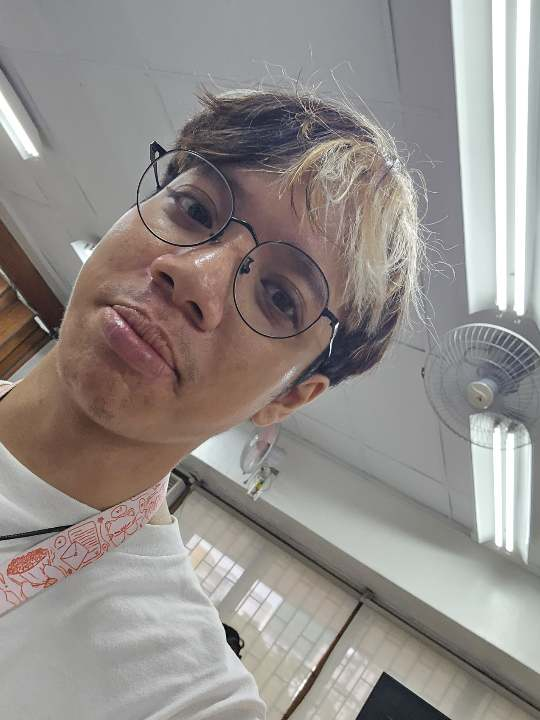
#> input picture CPF3/LAB3/image.png, 540 x 720 px
$ python blur2.py image.png
#> lines starting #> are read from the running program, lines starting #| are printed output that depends on the picture
import sys
import numpy as np
from PIL import Image


def rgb_to_grayscale(rgb_image):
    r, g, b = rgb_image[:, :, 0], rgb_image[:, :, 1], rgb_image[:, :, 2]
    gray = 0.2989 * r + 0.5870 * g + 0.1140 * b
    return gray.astype(np.uint8)


def gaussian_kernel(size, sigma=1):
    size = int(size) // 2
    # Create a 2D Gaussian kernel
    x, y = np.mgrid[-size : size + 1, -size : size + 1]
    # Calculate the normalizing constant
    normal = 1 / (2.0 * np.pi * sigma**2)
    kernel = np.exp(-((x**2 + y**2) / (2.0 * sigma**2))) * normal
    return kernel


def conv2d(image, kernel):
    m, n = kernel.shape
    y, x = image.shape
    y = y - m + 1
    x = x - n + 1
    new_image = np.zeros((y, x))
    # Perform 2D convolution
    for i in range(y):
        for j in range(x):
            new_image[i][j] = np.sum(image[i : i + m, j : j + n] * kernel)
    return new_image


def gaussian_blur(image, kernel_size=5, sigma=1):
    kernel = gaussian_kernel(kernel_size, sigma)
    blurred = conv2d(image, kernel)
    return blurred


def sobel_filters(img):
    # Sobel kernels
    Kx = np.array([[-1, 0, 1], [-2, 0, 2], [-1, 0, 1]], np.float32)
    Ky = np.array([[1, 2, 1], [0, 0, 0], [-1, -2, -1]], np.float32)

    # Convolve kernels with image
    Ix = conv2d(img, Kx)
    Iy = conv2d(img, Ky)

    # Calculate gradient magnitude and direction
    G = np.hypot(Ix, Iy)
    # Normalize gradient values to 0-255
    G = G / G.max() * 255
    theta = np.arctan2(Iy, Ix)
    return G, theta


def non_max_suppression(img, theta):
    # Get image dimensions and angles in degrees
    M, N = img.shape
    output_img = np.zeros((M, N), dtype=np.int32)
    angle = theta * 180.0 / np.pi
    angle[angle < 0] += 180

    # Perform non-maximum suppression
    for i in range(1, M - 1):
        for j in range(1, N - 1):
            try:
                q = 255
                r = 255

                # angle 0
                if (0 <= angle[i, j] < 22.5) or (157.5 <= angle[i, j] <= 180):
                    q = img[i, j + 1]  # Right pixel
                    r = img[i, j - 1]  # Left pixel
                # angle 45
                elif 22.5 <= angle[i, j] < 67.5:
                    q = img[i + 1, j - 1]  # Bottom-left pixel
                    r = img[i - 1, j + 1]  # Top-right pixel
                # angle 90
                elif 67.5 <= angle[i, j] < 112.5:
                    q = img[i + 1, j]  # Bottom pixel
                    r = img[i - 1, j]  # Top pixel
                # angle 135
                elif 112.5 <= angle[i, j] < 157.5:
                    q = img[i - 1, j - 1]  # Bottom-right pixel
                    r = img[i + 1, j + 1]  # Top-left pixel

                # Suppress non-maximum pixels
                if (img[i, j] >= q) and (img[i, j] >= r):
                    output_img[i, j] = img[i, j]
                else:
                    output_img[i, j] = 1

            except IndexError as e:
                pass

    return output_img


def dual_threshold(img, low_threshold_ratio=0.05, high_thhreshold_ratio=0.09):
    high_threshold = img.max() * high_thhreshold_ratio
    low_threshold = high_threshold * low_threshold_ratio

    M, N = img.shape
    result = np.zeros((M, N), dtype=np.int32)

    weak = np.int32(25)
    strong = np.int32(255)

    # Apply double thresholding
    strong_i, strong_j = np.where(img >= high_threshold)
    zeros_i, zeros_j = np.where(img < low_threshold)
    weak_i, weak_j = np.where((img <= high_threshold) & (img >= low_threshold))

    # Set weak and strong edges in the image
    result[strong_i, strong_j] = strong
    result[weak_i, weak_j] = weak

    return result, weak, strong


def final_edge_selection(img, weak, strong):
    M, N = img.shape
    for i in range(1, M - 1):
        for j in range(1, N - 1):
            if img[i, j] == weak:
                try:
                    # Check if any of the 8-connected neighbors is a strong edge
                    if (
                        (img[i + 1, j - 1] == strong)
                        or (img[i + 1, j] == strong)
                        or (img[i + 1, j + 1] == strong)
                        or (img[i, j - 1] == strong)
                        or (img[i, j + 1] == strong)
                        or (img[i - 1, j - 1] == strong)
                        or (img[i - 1, j] == strong)
                        or (img[i - 1, j + 1] == strong)
                    ):
                        img[i, j] = strong
                    else:
                        img[i, j] = 0
                except IndexError as e:
                    pass
    return img


def canny_edge_detection(image):
    # Step 1: Apply Gaussian blur
    blurred = gaussian_blur(image)

    # Step 2: Calculate gradients
    gradients, theta = sobel_filters(blurred)

    # Step 3: Non-maximum suppression
    suppressed = non_max_suppression(gradients, theta)

    # Step 4: Double thresholding
    thresholded, weak, strong = dual_threshold(suppressed)

    # Step 5: Final edge selection
    final_edges = final_edge_selection(thresholded, weak, strong)

    return final_edges


def main():
    if len(sys.argv) != 2:
        print("Usage: python <script_name>.py <input_image>")
        sys.exit(1)

    input_name = sys.argv[1]
    output_name = input_name.rsplit(".", 1)[0] + "_edge.png"

    # Load image
    image_array = np.array(Image.open(input_name))
#> image_array is the input picture: shape (720, 540, 3); mean R, G, B 147.1, 141.4, 138.1

    # Convert image to grayscale
    if len(image_array.shape) == 3:
        gray_image = rgb_to_grayscale(image_array)
    else:
        gray_image = image_array

    # Apply Canny edge detection
    edges_array = canny_edge_detection(gray_image)
#> after the loop in conv2d (call 2), `for i in range(y):`:
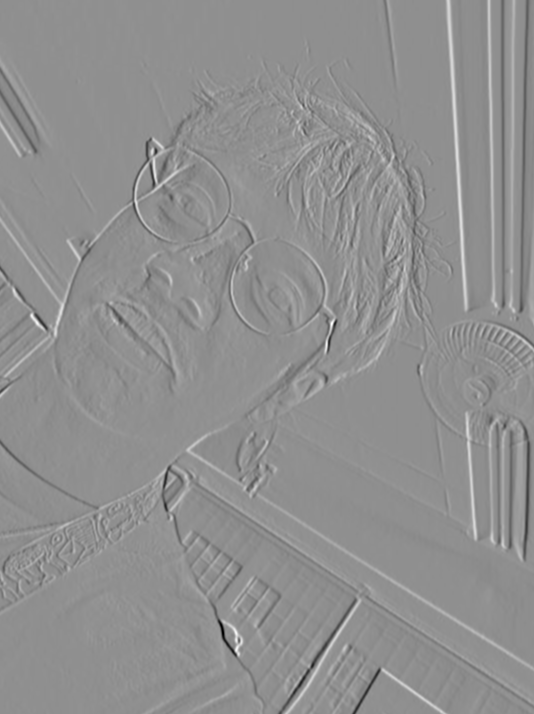
#> new_image: shape (714, 534) float64; min -509.7, max 392.9, mean 0.2; drawn with min black and max white
#> after the loop in conv2d (call 3), `for i in range(y):`:
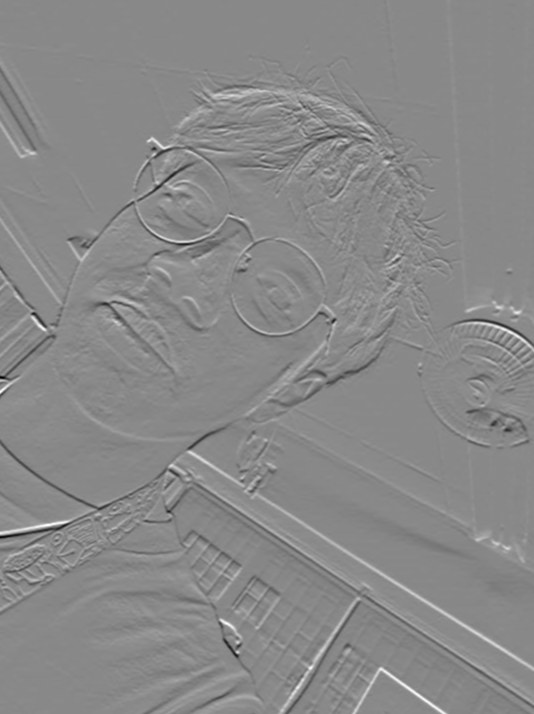
#> new_image: shape (714, 534) float64; min -403.6, max 347.7, mean 0.2; drawn with min black and max white
#> in sobel_filters, `theta = np.arctan2(Iy, Ix)`:
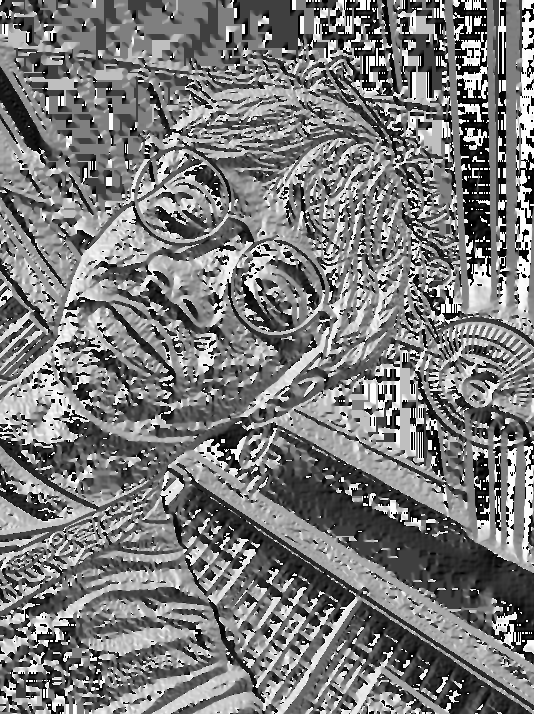
#> theta: shape (714, 534) float64; min -3.14, max 3.14, mean -0.116; drawn with min black and max white
#> in non_max_suppression, `angle[angle < 0] += 180`:
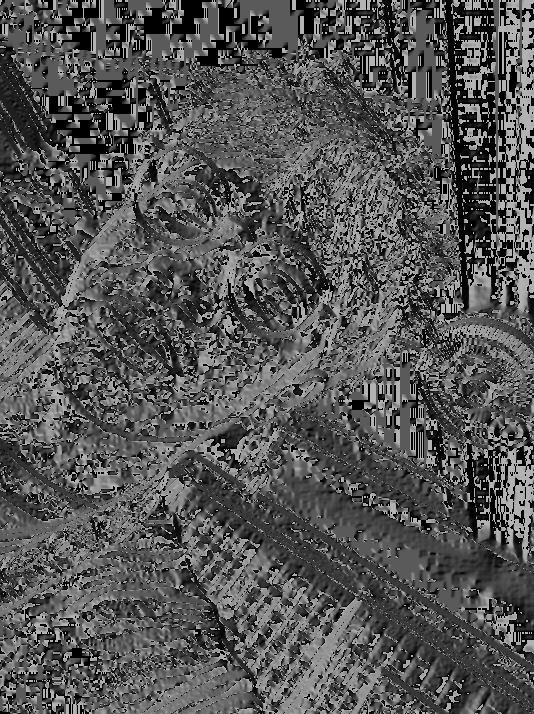
#> angle: shape (714, 534) float64; min 0, max 180, mean 84.9
#> after the loop in non_max_suppression, `for i in range(1, M - 1):`:
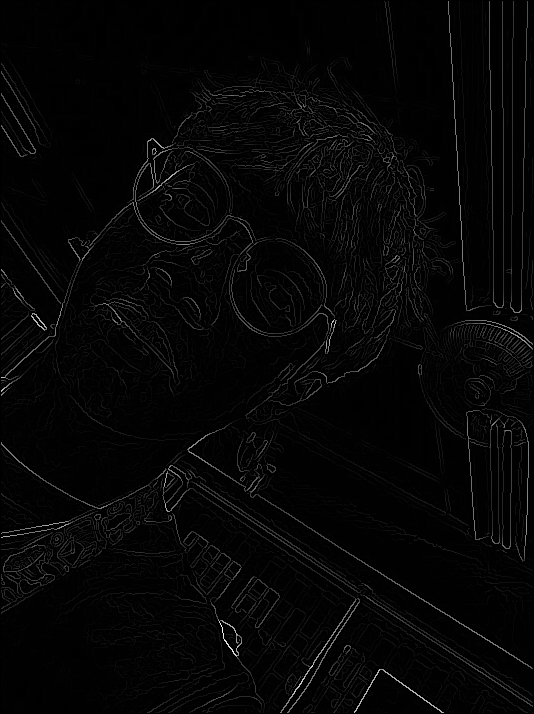
#> output_img: shape (714, 534) int32; min 0, max 255, mean 5.9
#> in dual_threshold, `high_threshold = img.max() * high_thhreshold_ratio`: high_threshold = 22.95
#> in dual_threshold, `low_threshold = high_threshold * low_threshold_ratio`: low_threshold = 1.15
#> in canny_edge_detection, `thresholded, weak, strong = dual_threshold(suppressed)`:
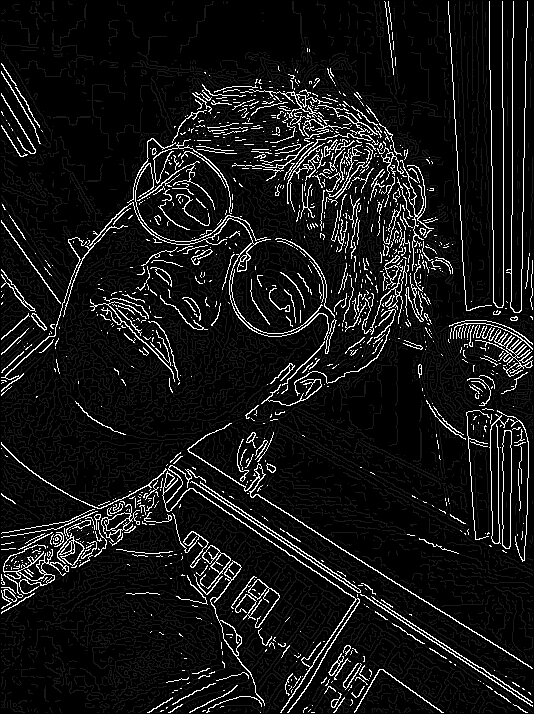
#> thresholded: shape (714, 534) int32; min 0, max 255, mean 22
#> in canny_edge_detection, `thresholded, weak, strong = dual_threshold(suppressed)`: weak = 25; strong = 255
#> after the loop in final_edge_selection, `for i in range(1, M - 1):`:
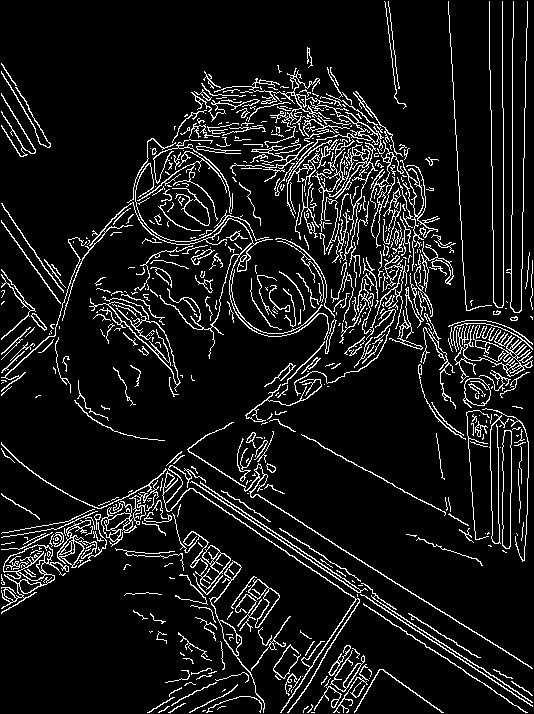
#> img: shape (714, 534) int32; 9.3% white in thin lines or dots

    # Image.fromarray(edges_array.astype(np.uint8)).show()

    # Save the result
    Image.fromarray(edges_array.astype(np.uint8)).save(output_name)
    print(f"Canny edge detection complete. Result saved as {output_name}")


if __name__ == "__main__":
    main()
